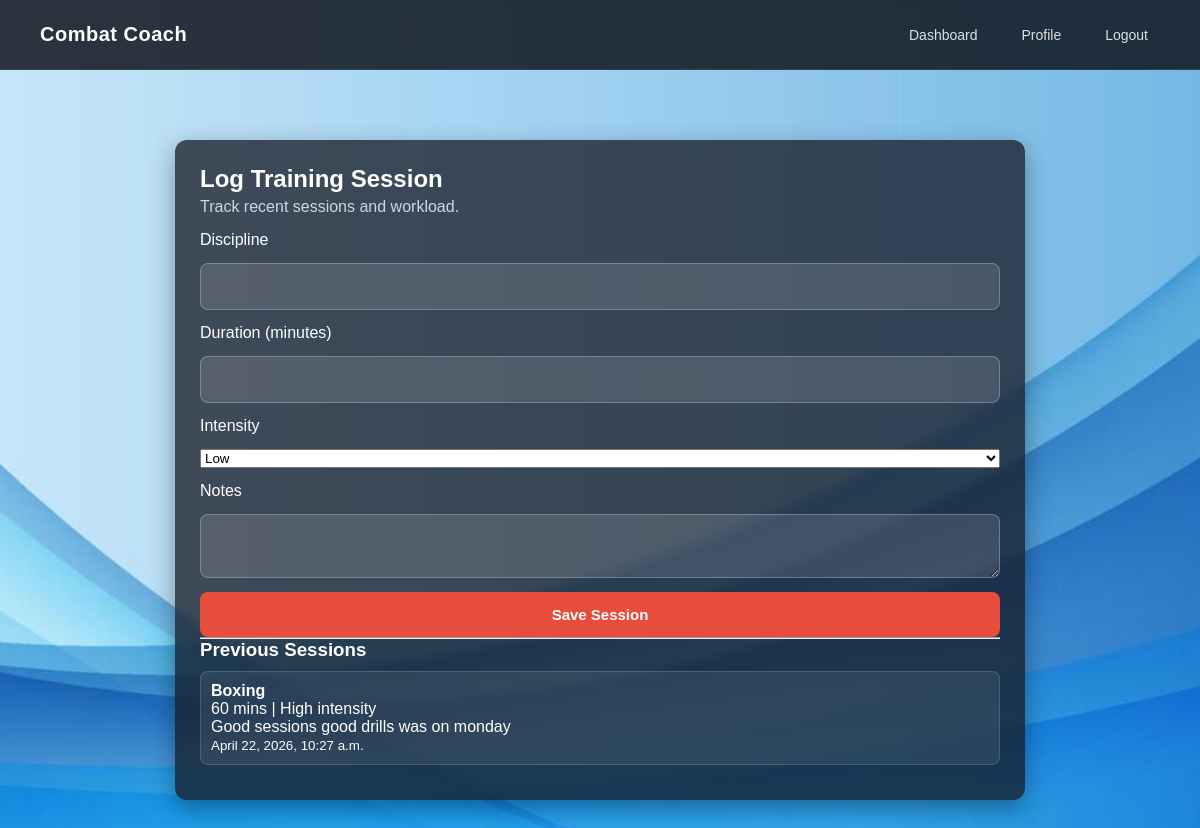
Page /logtraining/ (signed in) on the committed database.
### core/models.py (models this page shows, shortened)
class TrainingSession(models.Model):
    athlete = models.ForeignKey(Athlete, on_delete=models.CASCADE)
    discipline = models.CharField(max_length=100, default="Boxing")
    duration = models.IntegerField()
    intensity = models.CharField(max_length=20)
    notes = models.TextField(blank=True)
    date = models.DateTimeField(auto_now_add=True)

### core/views.py (the view, shortened to what this page needs)
# urls.py: path("logtraining/", views.log_training, name="logtraining"),
@login_required
def log_training(request):
    athlete = get_object_or_404(
        Athlete,
        user=request.user
    )
    sessions = TrainingSession.objects.filter(
        athlete=athlete
    ).order_by("-date")
    return render(request, "logtraining.html", {
        "sessions": sessions
    })

### core/templates/logtraining.html (shortened to what this page needs)
{% load static %}
<!DOCTYPE html>
<html>
<head>
    <link rel="stylesheet" href="{% static 'style.css' %}">
</head>
<body>
    <nav class="navbar">
        <div class="logo">Combat Coach</div>
        <div class="nav-links">
            <a href="/dashboard/">Dashboard</a>
            <a href="/profile/">Profile</a>
            <a href="/logout/">Logout</a>
        </div>
    </nav>
    <div class="page-wrapper">
        <div class="dashboard-card">
            <h2>Log Training Session</h2>
            <p class="subtext">Track recent sessions and workload.</p>
            <form method="post" class="injury-form">
                <label>Discipline</label>
                <input type="text" name="discipline" required>
                <label>Duration (minutes)</label>
                <input type="number" name="duration" required>
                <label>Intensity</label>
                <select name="intensity">
                    <option>Low</option>
                </select>
                <label>Notes</label>
                <textarea name="notes"></textarea>
                <button type="submit">Save Session</button>
            </form>
            <hr>
            <h3>Previous Sessions</h3>
            {% for s in sessions %}
            <div class="item-card">
                <strong>{{ s.discipline }}</strong><br>
                {{ s.duration }} mins |
                {{ s.intensity }} intensity<br>
                {{ s.notes }}<br>
                <small>{{ s.date }}</small>
            </div>
            {% empty %}
            <p>No sessions logged yet.</p>
            {% endfor %}
        </div>
    </div>
</body>
</html>

### core/static/style.css (style rules this page uses)
* { margin: 0; padding: 0; box-sizing: border-box; }
body { font-family: Arial, sans-serif; background-image: url("/static/images/BackgroundImage3.jpg"); background-size: cover; background-position: center; background-attachment: fixed; color: #111; }
.navbar { width: 100%; height: 70px; display: flex; justify-content: space-between; align-items: center; padding: 0 40px; position: fixed; top: 0; left: 0; z-index: 1000; background: rgba(15, 20, 30, 0.85); backdrop-filter: blur(8px); border-bottom: 1px solid rgba(255,255,255,0.08); }
.navbar .logo { font-size: 20px; font-weight: 700; color: white; letter-spacing: 0.5px; }
.nav-links { display: flex; align-items: center; gap: 20px; }
.nav-links a { color: rgba(255,255,255,0.85); text-decoration: none; font-size: 14px; font-weight: 500; padding: 8px 12px; border-radius: 6px; transition: 0.2s ease; }
body { padding-top: 70px; }
.page-wrapper { min-height: 100vh; display: flex; justify-content: center; align-items: center; padding: 40px; background: transparent; }
.dashboard-card { width: 85%; max-width: 850px; padding: 25px; border-radius: 12px; background: rgba(20, 25, 35, 0.75); backdrop-filter: blur(6px); color: #ffffff; box-shadow: 0px 8px 25px rgba(0,0,0,0.35); }
.subtext { margin-top: 5px; color: #cfd6e6; }
.item-card { padding: 10px; margin: 10px 0; border-radius: 8px; background: rgba(255, 255, 255, 0.08); border: 1px solid rgba(255,255,255,0.15); }
.injury-form { width: 100%; margin-top: 15px; display: flex; flex-direction: column; gap: 14px; }
.injury-form input, .injury-form textarea { display: block; width: 100% !important; max-width: 100%; padding: 14px; border-radius: 8px; border: 1px solid rgba(255,255,255,0.25); background: rgba(255,255,255,0.12); color: white; font-size: 15px; }
.injury-form input::placeholder, .injury-form textarea::placeholder { color: rgba(255,255,255,0.65); }
.injury-form button { padding: 14px; border: none; border-radius: 8px; background: #e74c3c; color: white; font-size: 15px; font-weight: 600; cursor: pointer; }

### rows in the picture
TrainingSession: discipline "Boxing", duration "60", intensity "High", notes "Good sessions good drills was on monday", date "April 22, 2026, 10:27 a.m."
